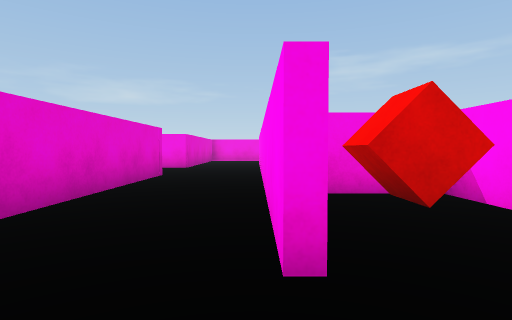
[1] (above)

12 first-person views from a walk through a Unity game level. The camera is 0.34 m above the floor, tilts 2° down and sees 80° across. The floor is counted in squares, 0.5 m on a side. Each view is taken from the middle of a square. On the plan, view 1 faces up. The plan holds only what a view shows up to about 10 squares ahead; the rest is blank.

[2]
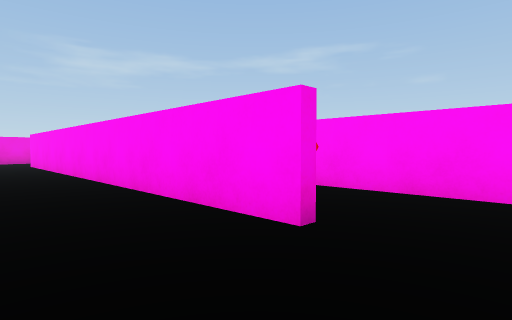

[3]
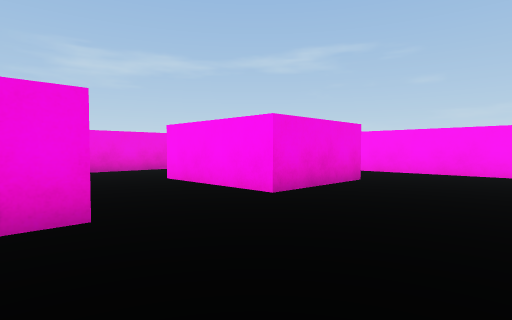

[4]
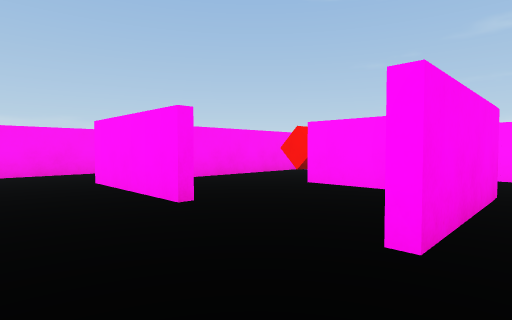

[5]
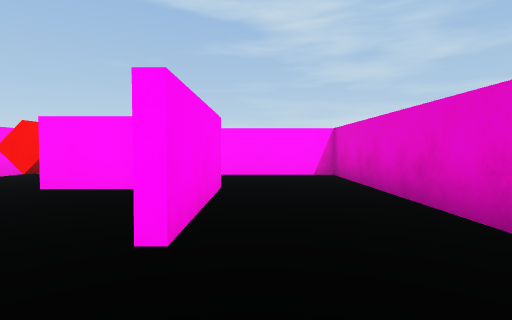

[6]
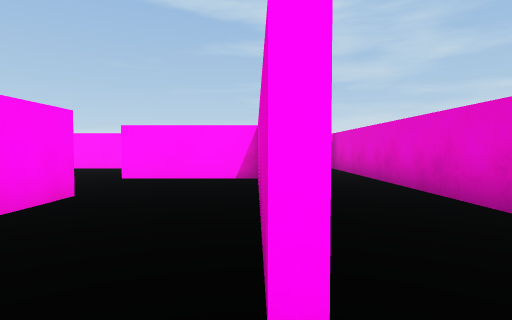

[7]
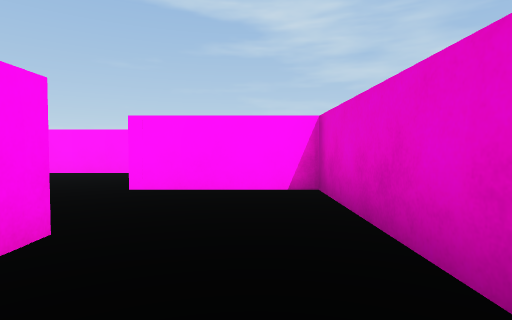

[8]
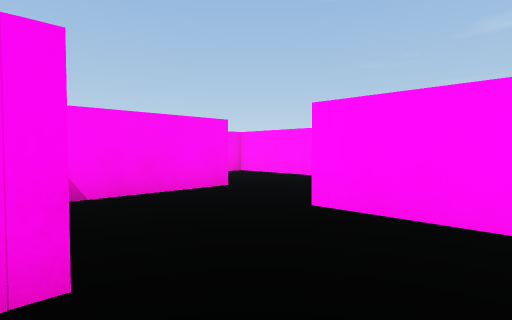

[9]
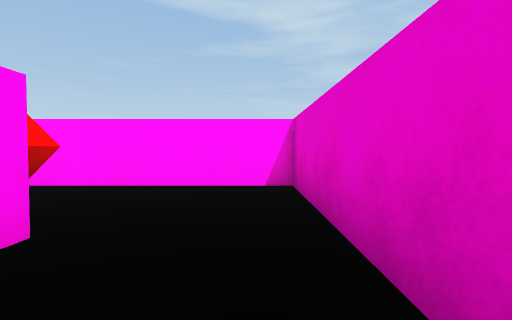

[10]
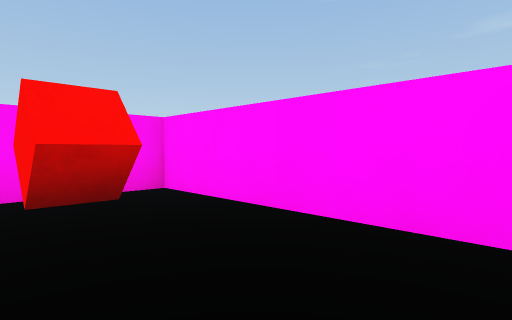

[11]
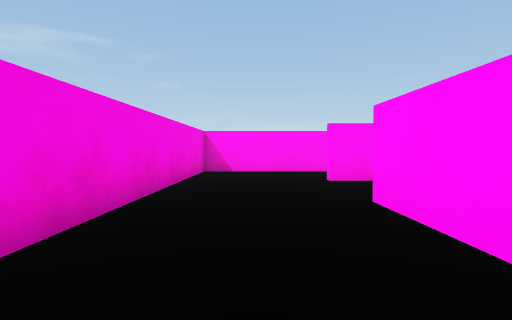

[12]
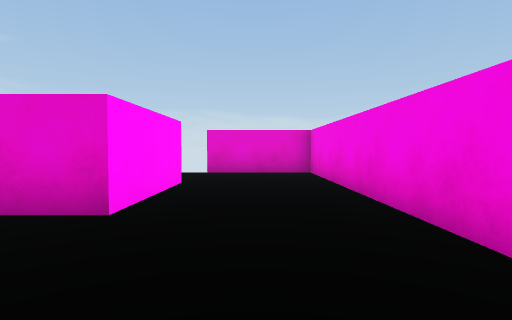

### Floor plan
Ten units are one square. View 1 is at (0, 0); x grows to the right and y downward. Boxes are objects, and circles mark ways between rooms. Rooms are numbered by the first view taken in them; rooms with no view inside come last. Other rooms are left out.
<svg viewBox="-142 -181 175 202">
<path fill="none" stroke="#000" d="M-56 -79 -25 -79 -25 -29M-70 -48 -52 -48M-84 -45 -84 -80M-25 -110 -56 -110 -56 -145M-80 -110 -88 -110M-28 -19 -28 -59M-110 -79 -110 -19 -79 -19M20 -46 10 -46M1 -15 1 -125M-81 -145 -81 -134M-137 -59 -137 16 -81 16 -81 -6M28 -4 28 -45M-112 -145 -81 -145M-28 -138 -28 -176 -137 -176 -137 -145M-56 -26 -56 -40"/>
<rect x="-105" y="-5" width="10" height="10" fill="#bbb"><title>red cube</title></rect>
<rect x="-45" y="-35" width="10" height="10" fill="#bbb"><title>red cube</title></rect>
<rect x="5" y="-35" width="20" height="10" fill="#bbb"><title>red cube</title></rect>
<circle cx="-65" cy="-145" r="3" fill="#2a7"/>
<circle cx="-80" cy="-35" r="3" fill="#2a7"/>
<text x="-50" y="-70">1</text>
<text x="-80" y="-160">2</text>
<text x="-70" y="-30">3</text>
</svg>
Room 1 opens to room 2. Room 1 opens to room 3.

Where each view was taken, in squares from view 1:
view 1: 0 up, 0 right, facing up
view 2: 0 up, 2 left, facing up-right
view 3: 8 up, 9 left, facing up-right
view 4: 10 up, 9 left, facing down-right
view 5: 10 up, 9 left, facing down
view 6: 9 up, 11 left, facing down
view 7: 7 up, 10 left, facing down
view 8: 5 up, 10 left, facing down-right
view 9: 4 up, 13 left, facing down
view 10: 1 up, 13 left, facing down-right
view 11: 16 up, 12 left, facing right
view 12: 16 up, 5 left, facing left
